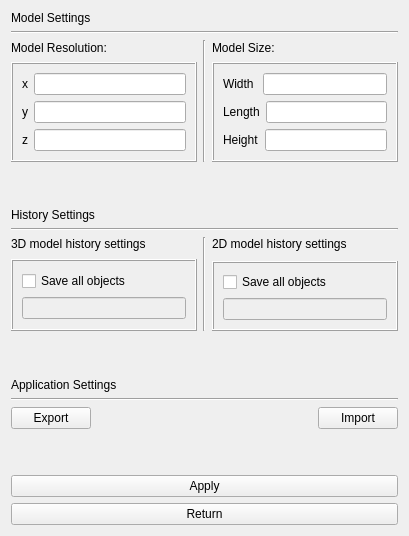
<?xml version="1.0" encoding="UTF-8"?>
<ui version="4.0">
 <class>SettingsWidget</class>
 <widget class="QWidget" name="SettingsWidget">
  <property name="geometry">
   <rect>
    <x>0</x>
    <y>0</y>
    <width>409</width>
    <height>536</height>
   </rect>
  </property>
  <property name="sizePolicy">
   <sizepolicy hsizetype="Expanding" vsizetype="Expanding">
    <horstretch>0</horstretch>
    <verstretch>0</verstretch>
   </sizepolicy>
  </property>
  <property name="windowTitle">
   <string>Form</string>
  </property>
  <layout class="QVBoxLayout" name="verticalLayout_9">
   <item>
    <widget class="QLabel" name="model_settings_label">
     <property name="text">
      <string>Model Settings</string>
     </property>
    </widget>
   </item>
   <item>
    <widget class="Line" name="model_settings_separator">
     <property name="sizePolicy">
      <sizepolicy hsizetype="Expanding" vsizetype="Fixed">
       <horstretch>0</horstretch>
       <verstretch>0</verstretch>
      </sizepolicy>
     </property>
     <property name="orientation">
      <enum>Qt::Horizontal</enum>
     </property>
    </widget>
   </item>
   <item>
    <layout class="QHBoxLayout" name="model_settings_ho">
     <item>
      <layout class="QVBoxLayout" name="verticalLayout_14">
       <item>
        <widget class="QLabel" name="label_10">
         <property name="sizePolicy">
          <sizepolicy hsizetype="Fixed" vsizetype="Fixed">
           <horstretch>0</horstretch>
           <verstretch>0</verstretch>
          </sizepolicy>
         </property>
         <property name="minimumSize">
          <size>
           <width>185</width>
           <height>16</height>
          </size>
         </property>
         <property name="text">
          <string>Model Resolution:</string>
         </property>
        </widget>
       </item>
       <item>
        <widget class="QFrame" name="frame_4">
         <property name="frameShape">
          <enum>QFrame::Box</enum>
         </property>
         <property name="frameShadow">
          <enum>QFrame::Raised</enum>
         </property>
         <layout class="QVBoxLayout" name="verticalLayout_15">
          <item>
           <layout class="QVBoxLayout" name="verticalLayout_4">
            <item>
             <layout class="QHBoxLayout" name="horizontalLayout_10">
              <item>
               <widget class="QLabel" name="label_14">
                <property name="text">
                 <string>x</string>
                </property>
               </widget>
              </item>
              <item>
               <widget class="QLineEdit" name="x_resolution_lineedit"/>
              </item>
             </layout>
            </item>
            <item>
             <layout class="QHBoxLayout" name="horizontalLayout_11">
              <item>
               <widget class="QLabel" name="label_15">
                <property name="text">
                 <string>y</string>
                </property>
               </widget>
              </item>
              <item>
               <widget class="QLineEdit" name="y_resolution_lineedit"/>
              </item>
             </layout>
            </item>
            <item>
             <layout class="QHBoxLayout" name="horizontalLayout_16">
              <item>
               <widget class="QLabel" name="label_16">
                <property name="text">
                 <string>z</string>
                </property>
               </widget>
              </item>
              <item>
               <widget class="QLineEdit" name="z_resolution_lineedit"/>
              </item>
             </layout>
            </item>
           </layout>
          </item>
         </layout>
        </widget>
       </item>
      </layout>
     </item>
     <item>
      <widget class="Line" name="line_5">
       <property name="sizePolicy">
        <sizepolicy hsizetype="Fixed" vsizetype="Expanding">
         <horstretch>0</horstretch>
         <verstretch>0</verstretch>
        </sizepolicy>
       </property>
       <property name="orientation">
        <enum>Qt::Vertical</enum>
       </property>
      </widget>
     </item>
     <item>
      <layout class="QVBoxLayout" name="verticalLayout_6">
       <item>
        <widget class="QLabel" name="label_9">
         <property name="sizePolicy">
          <sizepolicy hsizetype="Fixed" vsizetype="Fixed">
           <horstretch>0</horstretch>
           <verstretch>0</verstretch>
          </sizepolicy>
         </property>
         <property name="minimumSize">
          <size>
           <width>88</width>
           <height>16</height>
          </size>
         </property>
         <property name="text">
          <string>Model Size:</string>
         </property>
        </widget>
       </item>
       <item>
        <widget class="QFrame" name="frame_3">
         <property name="frameShape">
          <enum>QFrame::Box</enum>
         </property>
         <property name="frameShadow">
          <enum>QFrame::Raised</enum>
         </property>
         <layout class="QVBoxLayout" name="verticalLayout_13">
          <item>
           <layout class="QVBoxLayout" name="verticalLayout_3">
            <item>
             <layout class="QHBoxLayout" name="horizontalLayout_8">
              <item>
               <widget class="QLabel" name="label_7">
                <property name="text">
                 <string>Width </string>
                </property>
               </widget>
              </item>
              <item>
               <widget class="QLineEdit" name="width_lineedit"/>
              </item>
             </layout>
            </item>
            <item>
             <layout class="QHBoxLayout" name="horizontalLayout_9">
              <item>
               <widget class="QLabel" name="label_8">
                <property name="text">
                 <string>Length</string>
                </property>
               </widget>
              </item>
              <item>
               <widget class="QLineEdit" name="length_lineedit"/>
              </item>
             </layout>
            </item>
            <item>
             <layout class="QHBoxLayout" name="horizontalLayout_7">
              <item>
               <widget class="QLabel" name="label_5">
                <property name="text">
                 <string>Height</string>
                </property>
               </widget>
              </item>
              <item>
               <widget class="QLineEdit" name="height_lineedit"/>
              </item>
             </layout>
            </item>
           </layout>
          </item>
         </layout>
        </widget>
       </item>
      </layout>
     </item>
    </layout>
   </item>
   <item>
    <spacer name="verticalSpacer_2">
     <property name="orientation">
      <enum>Qt::Vertical</enum>
     </property>
     <property name="sizeHint" stdset="0">
      <size>
       <width>20</width>
       <height>40</height>
      </size>
     </property>
    </spacer>
   </item>
   <item>
    <widget class="QLabel" name="label_6">
     <property name="text">
      <string>History Settings</string>
     </property>
    </widget>
   </item>
   <item>
    <widget class="Line" name="history_settings_separator">
     <property name="sizePolicy">
      <sizepolicy hsizetype="Expanding" vsizetype="Fixed">
       <horstretch>0</horstretch>
       <verstretch>0</verstretch>
      </sizepolicy>
     </property>
     <property name="orientation">
      <enum>Qt::Horizontal</enum>
     </property>
    </widget>
   </item>
   <item>
    <layout class="QHBoxLayout" name="horizontalLayout_15">
     <item>
      <layout class="QVBoxLayout" name="verticalLayout_11">
       <property name="sizeConstraint">
        <enum>QLayout::SetFixedSize</enum>
       </property>
       <item>
        <widget class="QLabel" name="label_13">
         <property name="sizePolicy">
          <sizepolicy hsizetype="Fixed" vsizetype="Expanding">
           <horstretch>0</horstretch>
           <verstretch>0</verstretch>
          </sizepolicy>
         </property>
         <property name="minimumSize">
          <size>
           <width>185</width>
           <height>16</height>
          </size>
         </property>
         <property name="text">
          <string>3D model history settings</string>
         </property>
         <property name="alignment">
          <set>Qt::AlignLeading|Qt::AlignLeft|Qt::AlignTop</set>
         </property>
        </widget>
       </item>
       <item>
        <widget class="QFrame" name="frame_2">
         <property name="sizePolicy">
          <sizepolicy hsizetype="Preferred" vsizetype="Fixed">
           <horstretch>0</horstretch>
           <verstretch>0</verstretch>
          </sizepolicy>
         </property>
         <property name="minimumSize">
          <size>
           <width>0</width>
           <height>72</height>
          </size>
         </property>
         <property name="frameShape">
          <enum>QFrame::Box</enum>
         </property>
         <property name="frameShadow">
          <enum>QFrame::Raised</enum>
         </property>
         <layout class="QVBoxLayout" name="verticalLayout_2">
          <item>
           <layout class="QVBoxLayout" name="verticalLayout">
            <item>
             <widget class="QCheckBox" name="save_3d_checkbox">
              <property name="text">
               <string>Save all objects</string>
              </property>
             </widget>
            </item>
            <item>
             <widget class="QLineEdit" name="history_3d_records_count_lineedit">
              <property name="enabled">
               <bool>false</bool>
              </property>
             </widget>
            </item>
           </layout>
          </item>
         </layout>
        </widget>
       </item>
      </layout>
     </item>
     <item>
      <widget class="Line" name="vertical_model_history_separator">
       <property name="sizePolicy">
        <sizepolicy hsizetype="Fixed" vsizetype="Expanding">
         <horstretch>0</horstretch>
         <verstretch>0</verstretch>
        </sizepolicy>
       </property>
       <property name="orientation">
        <enum>Qt::Vertical</enum>
       </property>
      </widget>
     </item>
     <item>
      <layout class="QVBoxLayout" name="verticalLayout_8">
       <property name="sizeConstraint">
        <enum>QLayout::SetNoConstraint</enum>
       </property>
       <item>
        <widget class="QLabel" name="label">
         <property name="sizePolicy">
          <sizepolicy hsizetype="Fixed" vsizetype="Expanding">
           <horstretch>0</horstretch>
           <verstretch>0</verstretch>
          </sizepolicy>
         </property>
         <property name="minimumSize">
          <size>
           <width>185</width>
           <height>16</height>
          </size>
         </property>
         <property name="text">
          <string>2D model history settings</string>
         </property>
         <property name="alignment">
          <set>Qt::AlignLeading|Qt::AlignLeft|Qt::AlignTop</set>
         </property>
        </widget>
       </item>
       <item>
        <widget class="QFrame" name="frame">
         <property name="sizePolicy">
          <sizepolicy hsizetype="Preferred" vsizetype="Fixed">
           <horstretch>0</horstretch>
           <verstretch>0</verstretch>
          </sizepolicy>
         </property>
         <property name="frameShape">
          <enum>QFrame::Box</enum>
         </property>
         <property name="frameShadow">
          <enum>QFrame::Raised</enum>
         </property>
         <layout class="QVBoxLayout" name="verticalLayout_7">
          <item>
           <layout class="QVBoxLayout" name="verticalLayout_5">
            <item>
             <widget class="QCheckBox" name="save_2d_checkbox">
              <property name="sizePolicy">
               <sizepolicy hsizetype="Minimum" vsizetype="Minimum">
                <horstretch>0</horstretch>
                <verstretch>0</verstretch>
               </sizepolicy>
              </property>
              <property name="minimumSize">
               <size>
                <width>0</width>
                <height>0</height>
               </size>
              </property>
              <property name="text">
               <string>Save all objects</string>
              </property>
             </widget>
            </item>
            <item>
             <widget class="QLineEdit" name="history_2d_records_count_lineedit">
              <property name="enabled">
               <bool>false</bool>
              </property>
              <property name="autoFillBackground">
               <bool>false</bool>
              </property>
             </widget>
            </item>
           </layout>
          </item>
         </layout>
        </widget>
       </item>
      </layout>
     </item>
    </layout>
   </item>
   <item>
    <spacer name="verticalSpacer">
     <property name="orientation">
      <enum>Qt::Vertical</enum>
     </property>
     <property name="sizeHint" stdset="0">
      <size>
       <width>20</width>
       <height>40</height>
      </size>
     </property>
    </spacer>
   </item>
   <item>
    <widget class="QLabel" name="label_2">
     <property name="text">
      <string>Application Settings</string>
     </property>
    </widget>
   </item>
   <item>
    <widget class="Line" name="line">
     <property name="orientation">
      <enum>Qt::Horizontal</enum>
     </property>
    </widget>
   </item>
   <item>
    <layout class="QHBoxLayout" name="horizontalLayout">
     <item>
      <widget class="QPushButton" name="exportButton">
       <property name="text">
        <string>Export</string>
       </property>
      </widget>
     </item>
     <item>
      <spacer name="horizontalSpacer">
       <property name="orientation">
        <enum>Qt::Horizontal</enum>
       </property>
       <property name="sizeHint" stdset="0">
        <size>
         <width>40</width>
         <height>20</height>
        </size>
       </property>
      </spacer>
     </item>
     <item>
      <widget class="QPushButton" name="importButton">
       <property name="text">
        <string>Import</string>
       </property>
      </widget>
     </item>
    </layout>
   </item>
   <item>
    <spacer name="verticalSpacer_3">
     <property name="orientation">
      <enum>Qt::Vertical</enum>
     </property>
     <property name="sizeHint" stdset="0">
      <size>
       <width>20</width>
       <height>21</height>
      </size>
     </property>
    </spacer>
   </item>
   <item>
    <widget class="QPushButton" name="applyButton">
     <property name="sizePolicy">
      <sizepolicy hsizetype="Minimum" vsizetype="Fixed">
       <horstretch>0</horstretch>
       <verstretch>0</verstretch>
      </sizepolicy>
     </property>
     <property name="text">
      <string>Apply</string>
     </property>
    </widget>
   </item>
   <item>
    <widget class="QPushButton" name="backButton">
     <property name="sizePolicy">
      <sizepolicy hsizetype="Minimum" vsizetype="Fixed">
       <horstretch>0</horstretch>
       <verstretch>0</verstretch>
      </sizepolicy>
     </property>
     <property name="text">
      <string>Return</string>
     </property>
    </widget>
   </item>
  </layout>
 </widget>
 <resources/>
 <connections/>
</ui>
